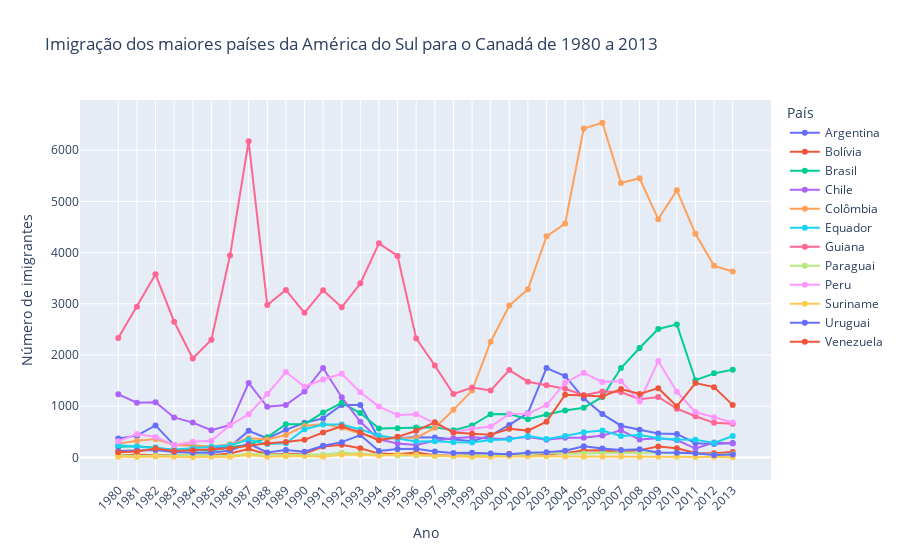

The notebook cell saved with this chart:
### Code cell
fig = px.line(america_sul_final, x=america_sul_final.index, y=america_sul_final.columns, color='País',
              title='Imigração dos maiores países da América do Sul\npara o Canadá de 1980 a 2013', markers=True
              )
fig.update_layout(
    xaxis = {'tickangle': -45},
    xaxis_title = 'Ano',
    yaxis_title = 'Número de imigrantes'
)

fig.show()

### Figure 1 — Plotly figure (JSON) as saved in the notebook; plotly's stock layout.template omitted (floating-point values rounded to 4 significant figures)
{"data": [{"hovertemplate": "País=Argentina<br>index=%{x}<br>value=%{y}<extra></extra>", "legendgroup": "Argentina", "line": {"color": "#636efa", "dash": "solid"}, "marker": {"symbol": "circle"}, "mode": "lines+markers", "name": "Argentina", "orientation": "v", "showlegend": true, "type": "scatter", "x": ["1980", "1981", "1982", "1983", "1984", "1985", "1986", "1987", "1988", "1989", "1990", "1991", "1992", "1993", "1994", "1995", "1996", "1997", "1998", "1999", "2000", "2001", "2002", "2003", "2004", "2005", "2006", "2007", "2008", "2009", "2010", "2011", "2012", "2013"], "xaxis": "x", "y": [368, 426, 626, 241, 237, 196, 213, 519, 374, 538, 678, 763, 1023, 1022, 366, 380, 396, 391, 349, 318, 427, 635, 865, 1745, 1591, 1153, 847, 620, 540, 467, 459, 278, 263, 282], "yaxis": "y"}, {"hovertemplate": "País=Bolívia<br>index=%{x}<br>value=%{y}<extra></extra>", "legendgroup": "Bolívia", "line": {"color": "#EF553B", "dash": "solid"}, "marker": {"symbol": "circle"}, "mode": "lines+markers", "name": "Bolívia", "orientation": "v", "showlegend": true, "type": "scatter", "x": ["1980", "1981", "1982", "1983", "1984", "1985", "1986", "1987", "1988", "1989", "1990", "1991", "1992", "1993", "1994", "1995", "1996", "1997", "1998", "1999", "2000", "2001", "2002", "2003", "2004", "2005", "2006", "2007", "2008", "2009", "2010", "2011", "2012", "2013"], "xaxis": "x", "y": [44, 52, 42, 49, 38, 44, 79, 165, 63, 68, 71, 214, 247, 180, 75, 61, 96, 43, 33, 42, 33, 72, 57, 59, 85, 134, 139, 107, 143, 214, 180, 86, 83, 107], "yaxis": "y"}, {"hovertemplate": "País=Brasil<br>index=%{x}<br>value=%{y}<extra></extra>", "legendgroup": "Brasil", "line": {"color": "#00cc96", "dash": "solid"}, "marker": {"symbol": "circle"}, "mode": "lines+markers", "name": "Brasil", "orientation": "v", "showlegend": true, "type": "scatter", "x": ["1980", "1981", "1982", "1983", "1984", "1985", "1986", "1987", "1988", "1989", "1990", "1991", "1992", "1993", "1994", "1995", "1996", "1997", "1998", "1999", "2000", "2001", "2002", "2003", "2004", "2005", "2006", "2007", "2008", "2009", "2010", "2011", "2012", "2013"], "xaxis": "x", "y": [211, 220, 192, 139, 145, 130, 205, 244, 394, 650, 650, 877, 1066, 866, 566, 572, 586, 591, 531, 626, 845, 847, 745, 839, 917, 969, 1181, 1746, 2138, 2509, 2598, 1508, 1642, 1714], "yaxis": "y"}, {"hovertemplate": "País=Chile<br>index=%{x}<br>value=%{y}<extra></extra>", "legendgroup": "Chile", "line": {"color": "#ab63fa", "dash": "solid"}, "marker": {"symbol": "circle"}, "mode": "lines+markers", "name": "Chile", "orientation": "v", "showlegend": true, "type": "scatter", "x": ["1980", "1981", "1982", "1983", "1984", "1985", "1986", "1987", "1988", "1989", "1990", "1991", "1992", "1993", "1994", "1995", "1996", "1997", "1998", "1999", "2000", "2001", "2002", "2003", "2004", "2005", "2006", "2007", "2008", "2009", "2010", "2011", "2012", "2013"], "xaxis": "x", "y": [1233, 1069, 1078, 781, 681, 533, 633, 1454, 990, 1023, 1286, 1749, 1175, 697, 352, 273, 244, 325, 376, 397, 366, 369, 401, 347, 383, 384, 427, 530, 350, 375, 340, 174, 291, 273], "yaxis": "y"}, {"hovertemplate": "País=Colômbia<br>index=%{x}<br>value=%{y}<extra></extra>", "legendgroup": "Colômbia", "line": {"color": "#FFA15A", "dash": "solid"}, "marker": {"symbol": "circle"}, "mode": "lines+markers", "name": "Colômbia", "orientation": "v", "showlegend": true, "type": "scatter", "x": ["1980", "1981", "1982", "1983", "1984", "1985", "1986", "1987", "1988", "1989", "1990", "1991", "1992", "1993", "1994", "1995", "1996", "1997", "1998", "1999", "2000", "2001", "2002", "2003", "2004", "2005", "2006", "2007", "2008", "2009", "2010", "2011", "2012", "2013"], "xaxis": "x", "y": [266, 326, 360, 244, 235, 214, 257, 376, 352, 439, 614, 652, 582, 464, 375, 371, 381, 578, 929, 1306, 2259, 2965, 3283, 4318, 4566, 6424, 6535, 5357, 5452, 4652, 5218, 4366, 3741, 3631], "yaxis": "y"}, {"hovertemplate": "País=Equador<br>index=%{x}<br>value=%{y}<extra></extra>", "legendgroup": "Equador", "line": {"color": "#19d3f3", "dash": "solid"}, "marker": {"symbol": "circle"}, "mode": "lines+markers", "name": "Equador", "orientation": "v", "showlegend": true, "type": "scatter", "x": ["1980", "1981", "1982", "1983", "1984", "1985", "1986", "1987", "1988", "1989", "1990", "1991", "1992", "1993", "1994", "1995", "1996", "1997", "1998", "1999", "2000", "2001", "2002", "2003", "2004", "2005", "2006", "2007", "2008", "2009", "2010", "2011", "2012", "2013"], "xaxis": "x", "y": [238, 207, 184, 155, 179, 208, 240, 344, 265, 278, 552, 643, 644, 547, 431, 368, 310, 317, 295, 291, 342, 353, 418, 361, 417, 491, 525, 419, 437, 373, 353, 348, 282, 418], "yaxis": "y"}, {"hovertemplate": "País=Guiana<br>index=%{x}<br>value=%{y}<extra></extra>", "legendgroup": "Guiana", "line": {"color": "#FF6692", "dash": "solid"}, "marker": {"symbol": "circle"}, "mode": "lines+markers", "name": "Guiana", "orientation": "v", "showlegend": true, "type": "scatter", "x": ["1980", "1981", "1982", "1983", "1984", "1985", "1986", "1987", "1988", "1989", "1990", "1991", "1992", "1993", "1994", "1995", "1996", "1997", "1998", "1999", "2000", "2001", "2002", "2003", "2004", "2005", "2006", "2007", "2008", "2009", "2010", "2011", "2012", "2013"], "xaxis": "x", "y": [2334, 2943, 3575, 2650, 1932, 2299, 3942, 6174, 2977, 3270, 2824, 3266, 2932, 3399, 4181, 3935, 2324, 1795, 1238, 1366, 1308, 1707, 1479, 1410, 1341, 1215, 1286, 1277, 1137, 1180, 953, 804, 676, 656], "yaxis": "y"}, {"hovertemplate": "País=Paraguai<br>index=%{x}<br>value=%{y}<extra></extra>", "legendgroup": "Paraguai", "line": {"color": "#B6E880", "dash": "solid"}, "marker": {"symbol": "circle"}, "mode": "lines+markers", "name": "Paraguai", "orientation": "v", "showlegend": true, "type": "scatter", "x": ["1980", "1981", "1982", "1983", "1984", "1985", "1986", "1987", "1988", "1989", "1990", "1991", "1992", "1993", "1994", "1995", "1996", "1997", "1998", "1999", "2000", "2001", "2002", "2003", "2004", "2005", "2006", "2007", "2008", "2009", "2010", "2011", "2012", "2013"], "xaxis": "x", "y": [45, 26, 32, 40, 48, 36, 34, 72, 53, 48, 56, 51, 94, 75, 46, 39, 38, 30, 25, 34, 29, 34, 60, 88, 74, 75, 88, 98, 95, 88, 89, 83, 55, 66], "yaxis": "y"}, {"hovertemplate": "País=Peru<br>index=%{x}<br>value=%{y}<extra></extra>", "legendgroup": "Peru", "line": {"color": "#FF97FF", "dash": "solid"}, "marker": {"symbol": "circle"}, "mode": "lines+markers", "name": "Peru", "orientation": "v", "showlegend": true, "type": "scatter", "x": ["1980", "1981", "1982", "1983", "1984", "1985", "1986", "1987", "1988", "1989", "1990", "1991", "1992", "1993", "1994", "1995", "1996", "1997", "1998", "1999", "2000", "2001", "2002", "2003", "2004", "2005", "2006", "2007", "2008", "2009", "2010", "2011", "2012", "2013"], "xaxis": "x", "y": [317, 456, 401, 241, 306, 328, 628, 843, 1237, 1667, 1384, 1522, 1632, 1274, 993, 827, 845, 676, 493, 560, 603, 849, 855, 1023, 1460, 1653, 1473, 1490, 1094, 1884, 1283, 886, 787, 682], "yaxis": "y"}, {"hovertemplate": "País=Suriname<br>index=%{x}<br>value=%{y}<extra></extra>", "legendgroup": "Suriname", "line": {"color": "#FECB52", "dash": "solid"}, "marker": {"symbol": "circle"}, "mode": "lines+markers", "name": "Suriname", "orientation": "v", "showlegend": true, "type": "scatter", "x": ["1980", "1981", "1982", "1983", "1984", "1985", "1986", "1987", "1988", "1989", "1990", "1991", "1992", "1993", "1994", "1995", "1996", "1997", "1998", "1999", "2000", "2001", "2002", "2003", "2004", "2005", "2006", "2007", "2008", "2009", "2010", "2011", "2012", "2013"], "xaxis": "x", "y": [15, 10, 21, 12, 5, 16, 7, 46, 16, 24, 26, 13, 53, 51, 32, 58, 51, 35, 22, 11, 16, 22, 22, 22, 17, 15, 16, 20, 9, 12, 13, 11, 16, 4], "yaxis": "y"}, {"hovertemplate": "País=Uruguai<br>index=%{x}<br>value=%{y}<extra></extra>", "legendgroup": "Uruguai", "line": {"color": "#636efa", "dash": "solid"}, "marker": {"symbol": "circle"}, "mode": "lines+markers", "name": "Uruguai", "orientation": "v", "showlegend": true, "type": "scatter", "x": ["1980", "1981", "1982", "1983", "1984", "1985", "1986", "1987", "1988", "1989", "1990", "1991", "1992", "1993", "1994", "1995", "1996", "1997", "1998", "1999", "2000", "2001", "2002", "2003", "2004", "2005", "2006", "2007", "2008", "2009", "2010", "2011", "2012", "2013"], "xaxis": "x", "y": [128, 132, 146, 105, 90, 92, 137, 269, 99, 144, 111, 229, 299, 437, 125, 164, 171, 117, 87, 93, 75, 64, 91, 103, 130, 217, 175, 147, 160, 99, 93, 81, 47, 58], "yaxis": "y"}, {"hovertemplate": "País=Venezuela<br>index=%{x}<br>value=%{y}<extra></extra>", "legendgroup": "Venezuela", "line": {"color": "#EF553B", "dash": "solid"}, "marker": {"symbol": "circle"}, "mode": "lines+markers", "name": "Venezuela", "orientation": "v", "showlegend": true, "type": "scatter", "x": ["1980", "1981", "1982", "1983", "1984", "1985", "1986", "1987", "1988", "1989", "1990", "1991", "1992", "1993", "1994", "1995", "1996", "1997", "1998", "1999", "2000", "2001", "2002", "2003", "2004", "2005", "2006", "2007", "2008", "2009", "2010", "2011", "2012", "2013"], "xaxis": "x", "y": [103, 117, 174, 124, 142, 165, 179, 229, 279, 304, 344, 487, 610, 490, 334, 402, 520, 686, 489, 464, 443, 560, 524, 699, 1224, 1211, 1192, 1335, 1239, 1353, 998, 1452, 1373, 1022], "yaxis": "y"}], "layout": {"legend": {"title": {"text": "País"}, "tracegroupgap": 0}, "title": {"text": "Imigração dos maiores países da América do Sul\npara o Canadá de 1980 a 2013"}, "xaxis": {"anchor": "y", "domain": [0, 1], "tickangle": -45, "title": {"text": "Ano"}}, "yaxis": {"anchor": "x", "domain": [0, 1], "title": {"text": "Número de imigrantes"}}}}
